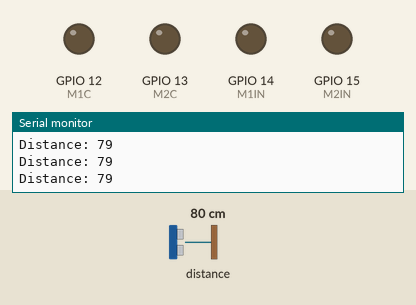
This sketch was run on a simulated ESP8266 (NodeMCU). Shown: output pins drawn as LEDs (lit = HIGH), the last lines printed to the serial monitor. Wiring (inferred from the names in the program): ultrasonic range finder: trigger GPIO 2; echo GPIO 0. The test bench sets the inputs (shaded band); at power-on: distance to the obstacle 80 cm. The echo pulse lasts 58.3 µs per cm; WiFi joins after 1.5 s; servers stay silent unless stated; pins used as bus, display or sensor lines are not drawn.

Above: at 2.7 s.
2.8 s: distance to the obstacle set to 56 cm
4.3 s: distance to the obstacle set to 48 cm
At 5.7 s:
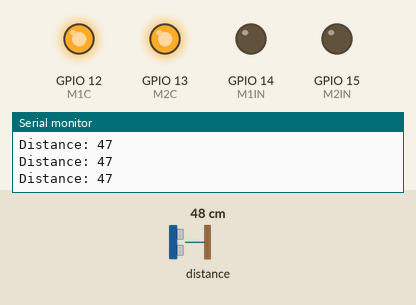
6.0 s: distance to the obstacle set to 12 cm
7.5 s: distance to the obstacle set to 9 cm
At 8.6 s:
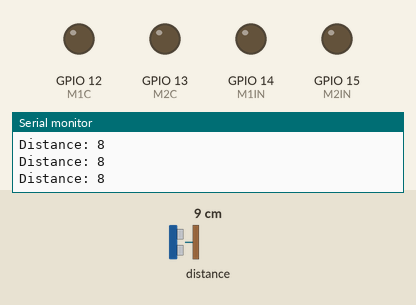
9.0 s: distance to the obstacle set to 18 cm
At 9.9 s:
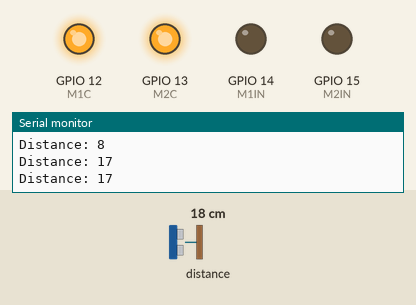
Timing chart, 0 to 11.5 s (numbered marks = the images above; inputs shaded):
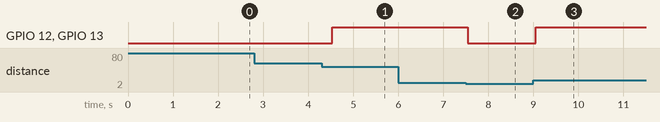

The sketch:

Nodemcu.ino
```cpp
#include <ESP8266WiFi.h>
#include <WiFiClient.h>
#include <ESP8266WebServer.h>

int M1C=12;
int M1IN=14;
int M2C=13;
int M2IN=15;
const int trigPin = 2;  //D4
const int echoPin = 0;  //D3

long duration;
int distance;

// Replace with your network credentials

const char* ssid = "raspberrypi";
const char* password = "pirocks@1";

ESP8266WebServer server(80);   //instantiate server at port 80 (http port)

void rotate_left()
{
  digitalWrite(M1C,LOW);
  digitalWrite(M1IN,HIGH);
  digitalWrite(M2C,HIGH);
  digitalWrite(M2IN,LOW);
}
void rotate_right()
{
  digitalWrite(M2C,LOW);
  digitalWrite(M2IN,HIGH);
  digitalWrite(M1C,HIGH);
  digitalWrite(M1IN,LOW);
}
void straight()
{
  digitalWrite(M2C,HIGH);
  digitalWrite(M2IN,LOW);
  digitalWrite(M1C,HIGH);
  digitalWrite(M1IN,LOW);

}
void back()
{
  digitalWrite(M2C,LOW);
  digitalWrite(M2IN,HIGH);
  digitalWrite(M1C,LOW);
  digitalWrite(M1IN,HIGH);
}
void halt()
{
   digitalWrite(M2C,LOW);
  digitalWrite(M2IN,LOW);
  digitalWrite(M1C,LOW);
  digitalWrite(M1IN,LOW);
}
void setup(void){
pinMode(M1C,OUTPUT);
pinMode(M1IN,OUTPUT);
pinMode(M2C,OUTPUT);
pinMode(M2IN,OUTPUT);
pinMode(trigPin, OUTPUT); // Sets the trigPin as an Output
pinMode(echoPin, INPUT); // Sets the echoPin as an Input

  Serial.begin(115200);
  WiFi.begin(ssid, password); //begin WiFi connection
  Serial.println("");

  // Wait for connection
  while (WiFi.status() != WL_CONNECTED) {
    delay(500);
    Serial.print(".");
  }
  Serial.println("");
  Serial.print("Connected to ");
  Serial.println(ssid);
  Serial.print("IP address: ");
  Serial.println(WiFi.localIP());

  server.on("/right", [](){
    server.send(200, "text/html", "success_right");
    rotate_right();
  });
  server.on("/left", [](){
    server.send(200, "text/html", "success_left");
    rotate_left();
  });

  server.on("/forward", [](){
    server.send(200, "text/html", "success_forward");
    straight();
  });

  server.on("/backward", [](){
    server.send(200, "text/html", "success_backward");
    back();
  });

  server.on("/halt", [](){
    server.send(200, "text/html", "success_halt");
    halt();
  });
  halt();
  server.begin();
  Serial.println("Web server started!");
}
void distance_() {

// Clears the trigPin
digitalWrite(trigPin, LOW);
delayMicroseconds(2);

// Sets the trigPin on HIGH state for 10 micro seconds
digitalWrite(trigPin, HIGH);
delayMicroseconds(10);
digitalWrite(trigPin, LOW);

// Reads the echoPin, returns the sound wave travel time in microseconds
duration = pulseIn(echoPin, HIGH);

// Calculating the distance
distance= duration*0.034/2;
// Prints the distance on the Serial Monitor
Serial.print("Distance: ");
Serial.println(distance);
if(distance<10 && distance>0){
  halt();
  }
else if(distance>10 && distance<50){
  straight();
  }
delay(500);
}
void loop(void){
  server.handleClient();
  distance_();
}
```

Measured:
- the behaviour switches between 51 and 50 cm on distance to the obstacle (found by bisection; images 0 and 1)
- the behaviour switches between 11 and 10 cm on distance to the obstacle (found by bisection; images 1 and 2)
- after the input at 4.3 s, GPIO 12 (M1C), GPIO 13 (M2C): LOW → HIGH after 0.23 s
- after the input at 7.5 s, GPIO 12 (M1C), GPIO 13 (M2C): HIGH → LOW after 0.05 s
- after the input at 9.0 s, GPIO 12 (M1C), GPIO 13 (M2C): LOW → HIGH after 0.05 s
